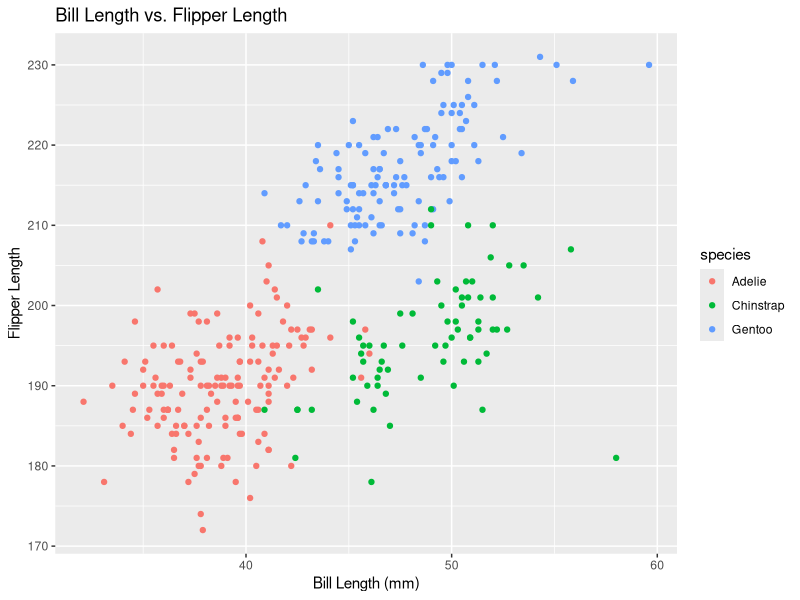
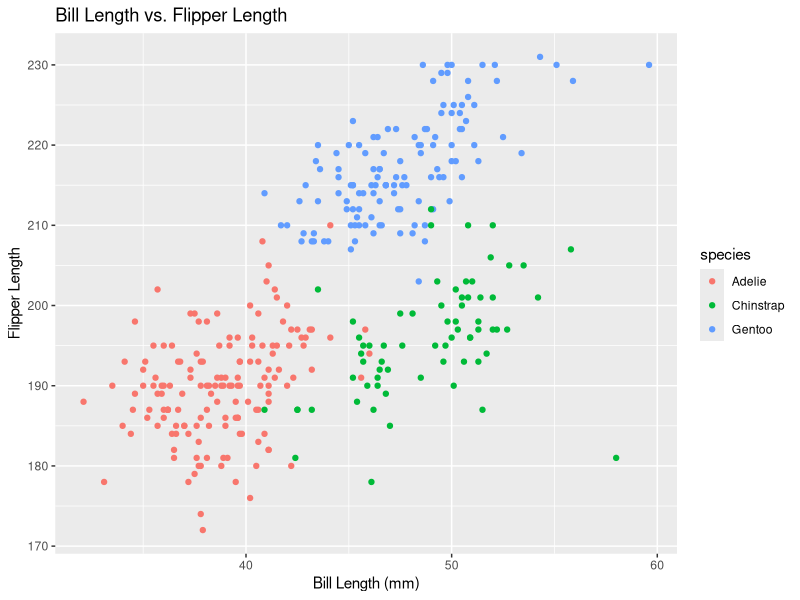

These charts were generated, in order, by the following R code:
## ---- chunk 1
library(tidyverse)
## ---- chunk 2
data("penguins", package = "palmerpenguins")
## ---- chunk 3
ggplot(penguins, aes(x = bill_length_mm, y = flipper_length_mm, color = species)) +
    geom_point() +
    labs(title = "Bill Length vs. Flipper Length",
       x = "Bill Length (mm)",
       y = "Flipper Length")
ggsave("Flipper_Bill_Plot.pdf")
## ---- chunk 4
set.seed(27)

homework_1_df = tibble(
  hw1_sample = rnorm(10),
  hw1_over_zero = hw1_sample > 0,
  hw1_char = c( "a", "b", "c", "d", "e", "f", "g", "h", "i", "j"),
  hw1_factor = factor(c("good", "bad", "ugly", "ugly", "good", "good", "ugly", "bad", "good", "bad"))
)
## ---- chunk 5
homework_1_df
